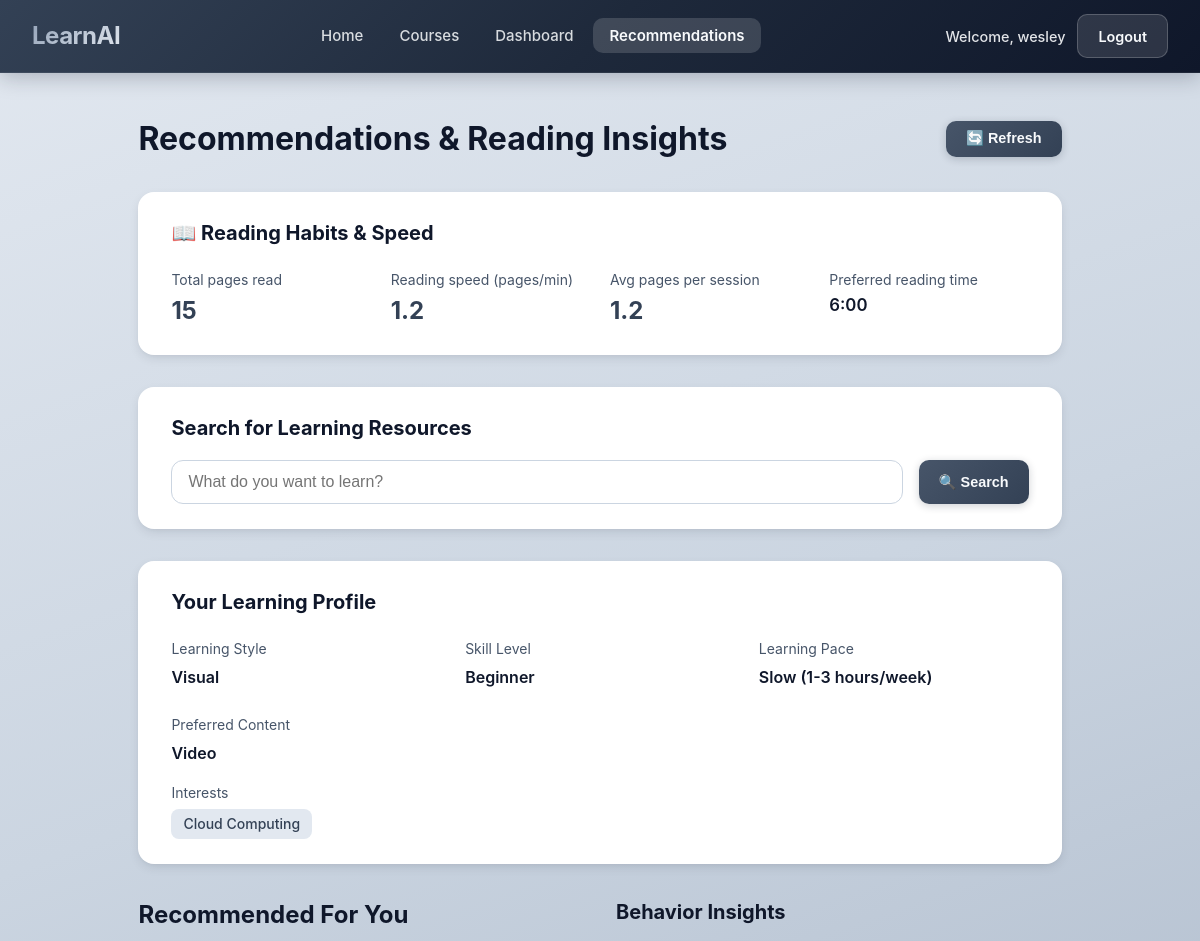
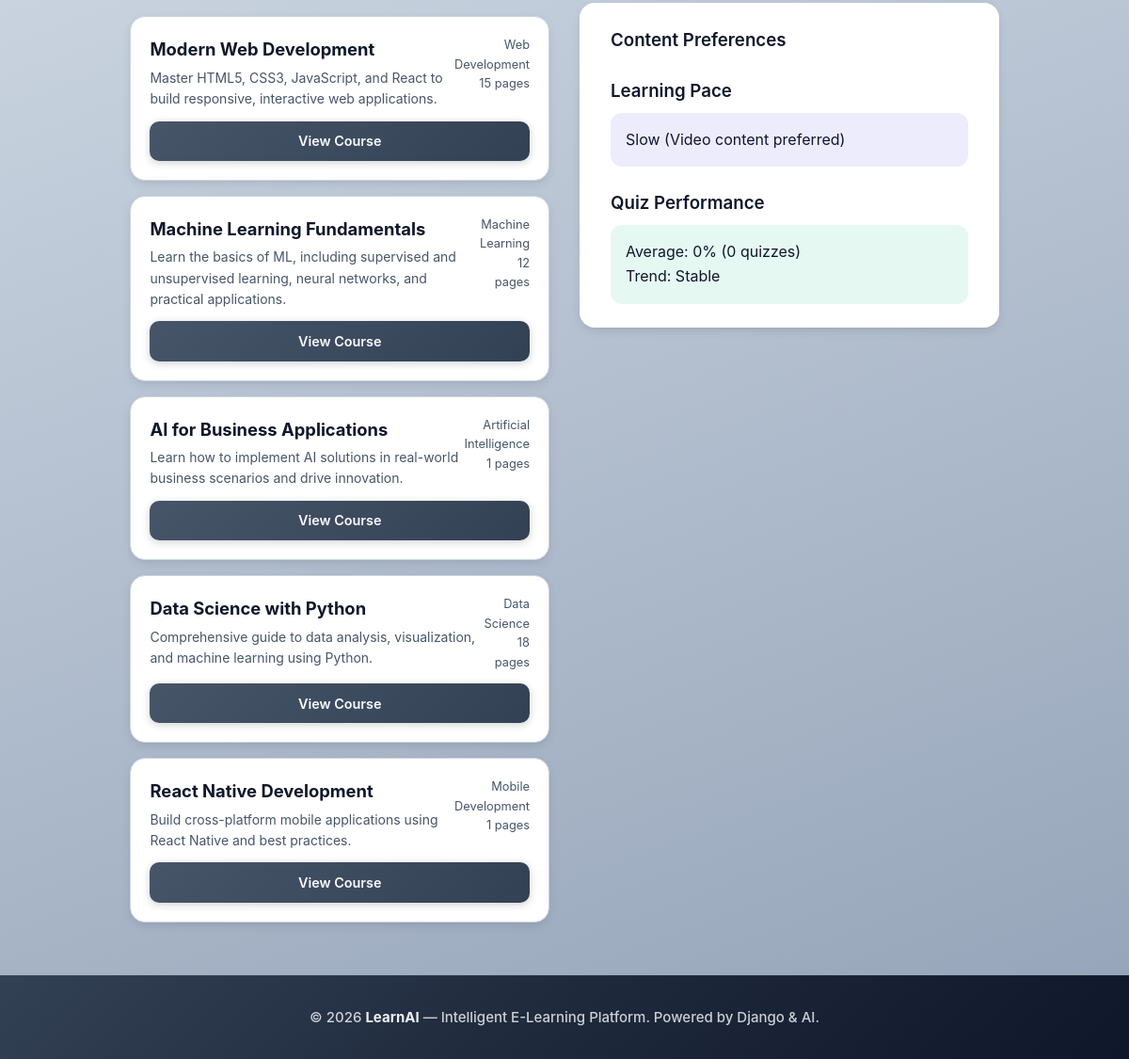
The app's page /recommendations/ (signed in) with its own data (2 pictures, top to bottom).
### core/models.py (models this page shows, shortened)
class User(AbstractUser):
    LEARNING_STYLES = [
        ('visual', 'Visual'),
        ('auditory', 'Auditory'),
        ('kinesthetic', 'Kinesthetic'),
        ('reading', 'Reading/Writing'),
    ]
    SKILL_LEVELS = [
        ('beginner', 'Beginner'),
        ('intermediate', 'Intermediate'),
        ('advanced', 'Advanced'),
    ]
    LEARNING_PACES = [
        ('slow', 'Slow (1-3 hours/week)'),
        ('moderate', 'Moderate (5-8 hours/week)'),
        ('intensive', 'Intensive (10+ hours/week)'),
    ]
    learning_style = models.CharField(max_length=20, choices=LEARNING_STYLES, default='visual')
    skill_level = models.CharField(max_length=20, choices=SKILL_LEVELS, default='beginner')
    learning_pace = models.CharField(max_length=20, choices=LEARNING_PACES, default='moderate')
    preferred_content_type = models.CharField(max_length=50, default='video')
    interests = models.JSONField(default=list, blank=True)
    login_count = models.IntegerField(default=0)
    last_active_date = models.DateTimeField(auto_now=True)
    average_session_duration = models.FloatField(default=0.0)
    preferred_study_time = models.CharField(max_length=20, default='morning')

class Course(models.Model):
    CATEGORIES = [
        ('web_development', 'Web Development'),
        ('data_science', 'Data Science'),
        ('machine_learning', 'Machine Learning'),
        ('mobile_development', 'Mobile Development'),
        ('cloud_computing', 'Cloud Computing'),
        ('artificial_intelligence', 'Artificial Intelligence'),
    ]
    LEVELS = [
        ('beginner', 'Beginner'),
        ('intermediate', 'Intermediate'),
        ('advanced', 'Advanced'),
    ]
    title = models.CharField(max_length=200)
    description = models.TextField()
    category = models.CharField(max_length=50, choices=CATEGORIES)
    level = models.CharField(max_length=20, choices=LEVELS)
    duration_hours = models.IntegerField(default=0)
    lessons_count = models.IntegerField(default=0)
    enrolled_count = models.IntegerField(default=0)
    rating = models.FloatField(default=0.0)
    topics = models.JSONField(default=list, blank=True)
    content_types = models.JSONField(default=list, blank=True)
    pdf_file = models.FileField(upload_to='courses/', null=True, blank=True)
    total_pages = models.PositiveIntegerField(default=1)
    summary_for_chat = models.TextField(blank=True, help_text='Course summary/key points for chatbot answers')
    created_at = models.DateTimeField(auto_now_add=True)
    updated_at = models.DateTimeField(auto_now=True)
    class Meta:
        ordering = ['-rating', '-enrolled_count']

### core/views.py (the view)
# urls.py: path('recommendations/', views.recommendations_view, name='recommendations'),
@login_required
def recommendations_view(request):
    user = request.user
    sessions = ReadingSession.objects.filter(user=user).select_related('course')
    total_pages = sessions.aggregate(Sum('pages_read'))['pages_read__sum'] or 0
    total_mins = sum(s.duration_minutes or 0 for s in sessions)
    reading_speed = round(total_pages / total_mins, 1) if total_mins else 0  # pages per minute
    avg_pages_per_session = round(total_pages / sessions.count(), 1) if sessions.exists() else 0
    hour_counts = {}
    for s in sessions:
        h = s.started_at.hour
        hour_counts[h] = hour_counts.get(h, 0) + 1
    preferred_hour = max(hour_counts, key=hour_counts.get) if hour_counts else None
    preferred_time = f"{preferred_hour}:00" if preferred_hour is not None else "Not enough data"
    enrolled_qs = Enrollment.objects.filter(user=user)
    enrolled_categories = list(enrolled_qs.values_list('course__category', flat=True).distinct())
    enrolled_course_ids = list(enrolled_qs.values_list('course_id', flat=True))
    related_courses = Course.objects.filter(
        total_pages__gte=1
    ).exclude(
        id__in=enrolled_course_ids
    ).filter(category__in=enrolled_categories)[:6]
    ai_engine = AIRecommendationEngine()
    day_ago = timezone.now() - timedelta(days=1)
    recent_recommendations = list(
        Recommendation.objects.filter(
            user=user, generated_at__gte=day_ago
        ).select_related('course')[:6]
    )
    if not recent_recommendations:
        try:
            recent_recommendations = ai_engine.generate_recommendations(user, limit=6)
        except Exception:
            recent_recommendations = []
    fallback_courses = []
    if not recent_recommendations:
        fallback_courses = list(
            Course.objects.exclude(id__in=enrolled_course_ids)[:6]
        )
    try:
        analyzer = BehaviorAnalyzer()
        behavior_insights = analyzer.analyze_user_behavior(user)
    except Exception:
        behavior_insights = None
    context = {
        'user': user,
        'recommendations': recent_recommendations,
        'fallback_courses': fallback_courses,
        'behavior_insights': behavior_insights,
        'reading_speed': reading_speed,
        'avg_pages_per_session': avg_pages_per_session,
        'preferred_time': preferred_time,
        'related_courses': related_courses,
        'total_pages_read': total_pages,
    }
    return render(request, 'core/recommendations.html', context)

### templates/core/recommendations.html (shortened to what this page needs)
{% extends 'base.html' %}
{% block content %}
<div class="container">
    <div style="display: flex; justify-content: space-between; align-items: center; margin-bottom: 1.75rem;">
        <h1 style="font-size: 2rem; font-weight: 700; color: var(--text-primary);">Recommendations & Reading Insights</h1>
        <button onclick="refreshRecommendations()" class="btn btn-primary">🔄 Refresh</button>
    </div>
    <div class="card" style="margin-bottom: 2rem;">
        <h2 style="font-size: 1.25rem; font-weight: 700; margin-bottom: 1.25rem; color: var(--text-primary);">📖 Reading Habits & Speed</h2>
        <div style="display: grid; grid-template-columns: repeat(auto-fit, minmax(180px, 1fr)); gap: 1.25rem;">
            <div>
                <div style="color: var(--text-secondary); font-size: 0.875rem;">Total pages read</div>
                <div style="font-size: 1.5rem; font-weight: 700; color: var(--slate-700);">{{ total_pages_read }}</div>
            </div>
            <div>
                <div style="color: var(--text-secondary); font-size: 0.875rem;">Reading speed (pages/min)</div>
                <div style="font-size: 1.5rem; font-weight: 700; color: var(--slate-700);">{{ reading_speed }}</div>
            </div>
            <div>
                <div style="color: var(--text-secondary); font-size: 0.875rem;">Avg pages per session</div>
                <div style="font-size: 1.5rem; font-weight: 700; color: var(--slate-700);">{{ avg_pages_per_session }}</div>
            </div>
            <div>
                <div style="color: var(--text-secondary); font-size: 0.875rem;">Preferred reading time</div>
                <div style="font-size: 1.05rem; font-weight: 600; color: var(--text-primary);">{{ preferred_time }}</div>
            </div>
        </div>
    </div>
    <div class="card" style="margin-bottom: 2rem;">
        <h2 style="font-size: 1.25rem; font-weight: 700; margin-bottom: 1rem; color: var(--text-primary);">Search for Learning Resources</h2>
        <div style="display: flex; gap: 1rem;">
            <input type="text" id="search-input" placeholder="What do you want to learn?" style="flex: 1;">
            <button onclick="searchInternet()" class="btn btn-primary">🔍 Search</button>
        </div>
    </div>
    <div class="card" style="margin-bottom: 2rem;">
        <h2 style="font-size: 1.25rem; font-weight: 700; margin-bottom: 1.25rem; color: var(--text-primary);">Your Learning Profile</h2>
        <div style="display: grid; grid-template-columns: repeat(auto-fit, minmax(200px, 1fr)); gap: 1.5rem;">
            <div>
                <div style="color: var(--text-secondary); font-size: 0.875rem; margin-bottom: 0.25rem;">Learning Style</div>
                <div style="font-weight: 600;">{{ user.get_learning_style_display }}</div>
            </div>
            <div>
                <div style="color: var(--text-secondary); font-size: 0.875rem; margin-bottom: 0.25rem;">Skill Level</div>
                <div style="font-weight: 600;">{{ user.get_skill_level_display }}</div>
            </div>
            <div>
                <div style="color: var(--text-secondary); font-size: 0.875rem; margin-bottom: 0.25rem;">Learning Pace</div>
                <div style="font-weight: 600;">{{ user.get_learning_pace_display }}</div>
            </div>
            <div>
                <div style="color: var(--text-secondary); font-size: 0.875rem; margin-bottom: 0.25rem;">Preferred Content</div>
                <div style="font-weight: 600;">{{ user.preferred_content_type|title }}</div>
            </div>
        </div>
        <div style="margin-top: 1rem;">
            <div style="color: var(--text-secondary); font-size: 0.875rem; margin-bottom: 0.25rem;">Interests</div>
            <div style="display: flex; flex-wrap: wrap; gap: 0.5rem;">
                {% for interest in user.interests %}
                <span style="background: var(--slate-200); color: var(--slate-700); padding: 0.25rem 0.75rem; border-radius: 8px; font-size: 0.875rem; font-weight: 500;">{{ interest }}</span>
                {% endfor %}
            </div>
        </div>
    </div>
    <div style="display: grid; grid-template-columns: repeat(auto-fit, minmax(400px, 1fr)); gap: 2rem;">
        <div>
            <h2 style="font-size: 1.5rem; font-weight: 700; margin-bottom: 1.5rem;">Recommended For You</h2>
            {% if recommendations %}
                {% for rec in recommendations %}
                <div class="card" style="border: 1px solid var(--slate-300); padding: 1.25rem; margin-bottom: 1rem;">
                    <div style="display: flex; justify-content: space-between; align-items: start; margin-bottom: 1rem;">
                        <div>
                            <span style="display: inline-block; background: var(--slate-200); color: var(--slate-700); padding: 0.25rem 0.65rem; border-radius: 8px; font-size: 0.75rem; font-weight: 600; margin-bottom: 0.5rem;">
                                {% if forloop.counter == 1 %}🥇 Top Pick
                                {% elif forloop.counter == 2 %}🥈 Highly Recommended
                                {% else %}⭐ Recommended{% endif %}
                            </span>
                            <h3 style="font-size: 1.25rem; font-weight: 700; margin-top: 0.5rem;">{{ rec.course.title }}</h3>
                        </div>
                        <div style="text-align: right;">
                            <div style="font-size: 1.5rem; font-weight: 800; color: var(--slate-700);">{{ rec.total_score }}%</div>
                            <div style="font-size: 0.75rem; color: var(--text-secondary);">Match Score</div>
                        </div>
                    </div>
                    <p style="font-size: 0.875rem; color: var(--text-secondary); margin-bottom: 1rem;">{{ rec.course.description|truncatewords:15 }}</p>
                    <div style="margin-bottom: 1rem;">
                        {% for reason in rec.reasons %}
                        <div style="color: var(--text-secondary); font-size: 0.875rem; margin-bottom: 0.25rem;">✓ {{ reason }}</div>
                        {% endfor %}
                    </div>
                    <div style="display: flex; gap: 1rem;">
                        <a href="{% url 'core:course_detail' rec.course.id %}" class="btn btn-primary" style="flex: 1; text-align: center;">View Course</a>
                        <button onclick="enrollInCourse({{ rec.course.id }})" class="btn btn-outline">Enroll</button>
                    </div>
                </div>
                {% endfor %}
            {% elif fallback_courses %}
                {% for course in fallback_courses %}
                <div class="card" style="border: 1px solid var(--slate-300); padding: 1.25rem; margin-bottom: 1rem;">
                    <div style="display: flex; justify-content: space-between; align-items: start; margin-bottom: 0.75rem;">
                        <div>
                            <h3 style="font-size: 1.15rem; font-weight: 700;">{{ course.title }}</h3>
                            <p style="font-size: 0.875rem; color: var(--text-secondary); margin-top: 0.25rem;">{{ course.description|truncatewords:18 }}</p>
                        </div>
                        <div style="text-align: right; font-size: 0.8rem; color: var(--text-secondary);">
                            {{ course.get_category_display }}<br>
                            {{ course.total_pages }} pages
                        </div>
                    </div>
                    <div style="display: flex; gap: 1rem;">
                        <a href="{% url 'core:course_detail' course.id %}" class="btn btn-primary" style="flex: 1; text-align: center;">View Course</a>
                    </div>
                </div>
                {% endfor %}
            {% else %}
                <div class="card" style="padding: 2rem; text-align: center;">
                    <p style="color: var(--text-secondary);">You’ve already explored all available courses. New recommendations will appear here when more content is added.</p>
                </div>
            {% endif %}
        </div>
        <div>
            <h2 style="font-size: 1.25rem; font-weight: 700; margin-bottom: 1rem; color: var(--text-primary);">Behavior Insights</h2>
            <div class="card">
                {% if behavior_insights %}
                <div style="margin-bottom: 1.5rem;">
                    <h3 style="font-weight: 600; margin-bottom: 0.5rem;">Content Preferences</h3>
                </div>
                <div style="margin-bottom: 1.5rem;">
                    <h3 style="font-weight: 600; margin-bottom: 0.5rem;">Learning Pace</h3>
                    <div style="padding: 1rem; background: rgba(79, 70, 229, 0.1); border-radius: var(--radius);">
                        {{ behavior_insights.learning_pace|title }} ({{ behavior_insights.content_preferences.most_used|title }} content preferred)
                    </div>
                </div>
                <div>
                    <h3 style="font-weight: 600; margin-bottom: 0.5rem;">Quiz Performance</h3>
                    <div style="padding: 1rem; background: rgba(16, 185, 129, 0.1); border-radius: var(--radius);">
                        Average: {{ behavior_insights.quiz_performance.average }}% ({{ behavior_insights.quiz_performance.count }} quizzes)
                        <br>
                        Trend: {{ behavior_insights.quiz_performance.trend|title }}
                    </div>
                </div>
                {% else %}
                <p style="color: var(--text-secondary);">Not enough data to generate insights yet. Keep learning!</p>
                {% endif %}
            </div>
        </div>
    </div>
</div>
{% endblock %}

### templates/base.html (shortened to what this page needs)
<!DOCTYPE html>
<html lang="en">
<head>
</head>
<body>
    <nav class="navbar">
        <div class="nav-container">
            <a href="{% url 'core:index' %}" class="logo">LearnAI</a>
            <ul class="nav-links">
                <li><a href="{% url 'core:index' %}" class="{% if request.resolver_match.url_name == 'index' %}active{% endif %}">Home</a></li>
                {% if user.is_authenticated %}
                    <li><a href="{% url 'core:courses' %}" class="{% if request.resolver_match.url_name == 'courses' or request.resolver_match.url_name == 'course_detail' %}active{% endif %}">Courses</a></li>
                    <li><a href="{% url 'core:dashboard' %}" class="{% if request.resolver_match.url_name == 'dashboard' %}active{% endif %}">Dashboard</a></li>
                    <li><a href="{% url 'core:recommendations' %}" class="{% if request.resolver_match.url_name == 'recommendations' %}active{% endif %}">Recommendations</a></li>
                {% endif %}
            </ul>
            <div class="nav-buttons">
                {% if user.is_authenticated %}
                    <span class="welcome-text">Welcome, {{ user.username }}</span>
                    <a href="{% url 'core:logout' %}" class="btn btn-secondary">Logout</a>
                {% else %}
                    <a href="{% url 'core:login' %}" class="btn btn-secondary">Login</a>
                    <a href="{% url 'core:register' %}" class="btn btn-primary">Sign Up</a>
                {% endif %}
            </div>
        </div>
    </nav>
    {% block content %}
    {% endblock %}
    <footer class="footer">
        <p>&copy; 2026 <span class="brand">LearnAI</span> — Intelligent E-Learning Platform. Powered by Django & AI.</p>
    </footer>
</body>
</html>

### records on screen
User: username "wesley", learning_style "Visual", skill_level "Beginner", learning_pace "Slow (1-3 hours/week)", preferred_content_type "Video", learning_pace "Slow", content_preferences.most_used "Video"
Course: title "Modern Web Development", description "Master HTML5, CSS3, JavaScript, and React to build responsive, interactive web applications.", category "Web Development", total_pages "15"
Course: title "Machine Learning Fundamentals", description "Learn the basics of ML, including supervised and unsupervised learning, neural networks, and practical applications.", category "Machine Learning", total_pages "12"
Course: title "AI for Business Applications", description "Learn how to implement AI solutions in real-world business scenarios and drive innovation.", category "Artificial Intelligence", total_pages "1"
Course: title "Data Science with Python", description "Comprehensive guide to data analysis, visualization, and machine learning using Python.", category "Data Science", total_pages "18"
Course: title "React Native Development", description "Build cross-platform mobile applications using React Native and best practices.", category "Mobile Development", total_pages "1"

### other values on screen
{{ total_pages_read }} "15"
{{ reading_speed }} "1.2"
{{ avg_pages_per_session }} "1.2"
{{ preferred_time }} "6:00"
{{ interest }} "Cloud Computing"
{{ behavior_insights.quiz_performance.average }} "0"
{{ behavior_insights.quiz_performance.count }} "0"
{{ behavior_insights.quiz_performance.trend|title }} "Stable"
